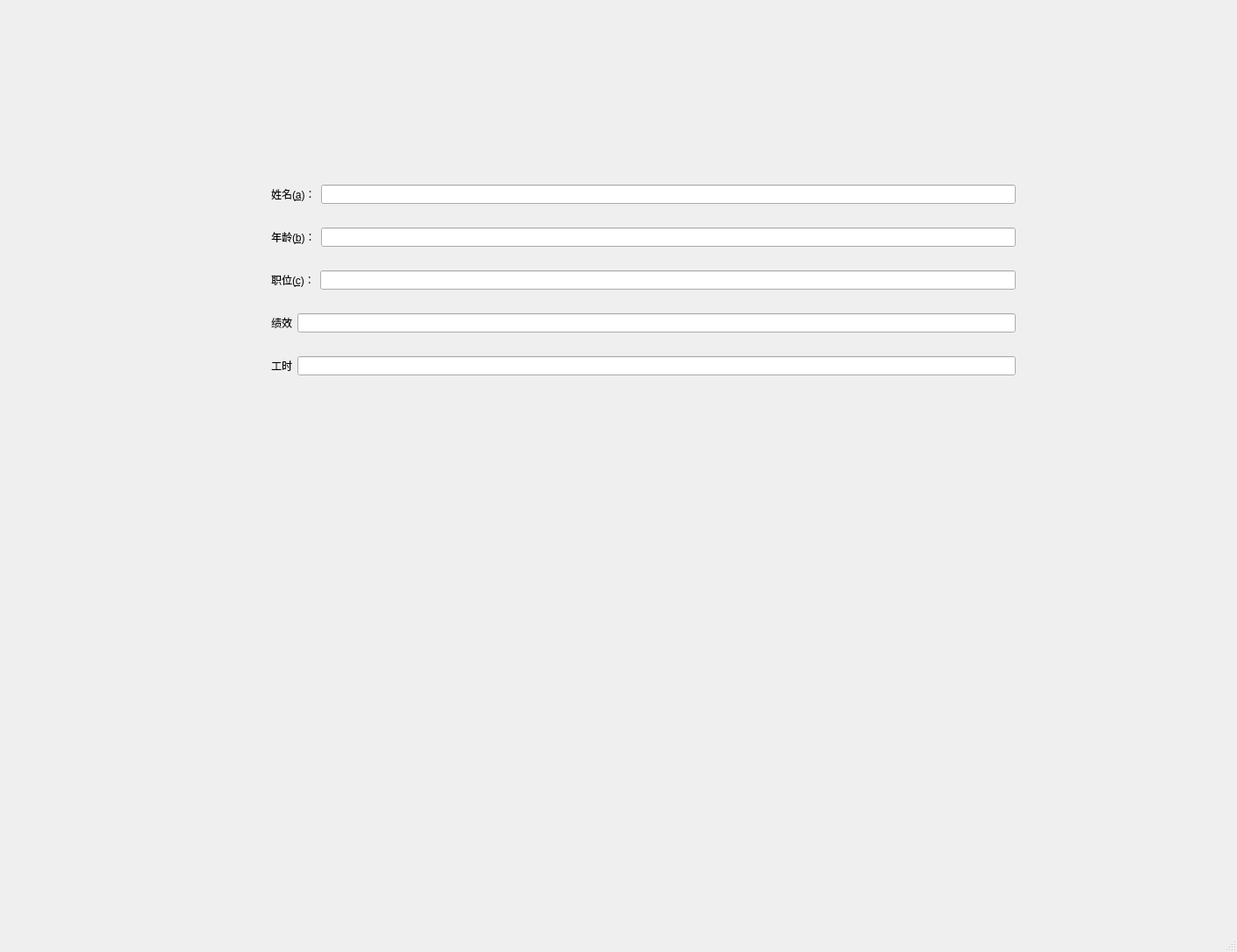
<?xml version="1.0" encoding="UTF-8"?>
<ui version="4.0">
 <class>MainWindow</class>
 <widget class="QMainWindow" name="MainWindow">
  <property name="geometry">
   <rect>
    <x>0</x>
    <y>0</y>
    <width>1414</width>
    <height>1088</height>
   </rect>
  </property>
  <property name="windowTitle">
   <string>MainWindow</string>
  </property>
  <widget class="QWidget" name="centralwidget">
   <widget class="QWidget" name="">
    <property name="geometry">
     <rect>
      <x>310</x>
      <y>190</y>
      <width>851</width>
      <height>261</height>
     </rect>
    </property>
    <layout class="QVBoxLayout" name="verticalLayout">
     <item>
      <layout class="QHBoxLayout" name="horizontalLayout">
       <item>
        <widget class="QLabel" name="label">
         <property name="text">
          <string>姓名(&amp;a)：</string>
         </property>
         <property name="buddy">
          <cstring>lineEdit</cstring>
         </property>
        </widget>
       </item>
       <item>
        <widget class="QLineEdit" name="lineEdit"/>
       </item>
      </layout>
     </item>
     <item>
      <layout class="QHBoxLayout" name="horizontalLayout_3">
       <item>
        <widget class="QLabel" name="label_3">
         <property name="text">
          <string>年龄(&amp;b)：</string>
         </property>
         <property name="buddy">
          <cstring>lineEdit_3</cstring>
         </property>
        </widget>
       </item>
       <item>
        <widget class="QLineEdit" name="lineEdit_3"/>
       </item>
      </layout>
     </item>
     <item>
      <layout class="QHBoxLayout" name="horizontalLayout_2">
       <item>
        <widget class="QLabel" name="label_2">
         <property name="text">
          <string>职位(&amp;c)：</string>
         </property>
         <property name="buddy">
          <cstring>lineEdit_2</cstring>
         </property>
        </widget>
       </item>
       <item>
        <widget class="QLineEdit" name="lineEdit_2"/>
       </item>
      </layout>
     </item>
     <item>
      <layout class="QHBoxLayout" name="horizontalLayout_4">
       <item>
        <widget class="QLabel" name="label_4">
         <property name="text">
          <string>绩效</string>
         </property>
         <property name="buddy">
          <cstring>lineEdit_2</cstring>
         </property>
        </widget>
       </item>
       <item>
        <widget class="QLineEdit" name="lineEdit_4"/>
       </item>
      </layout>
     </item>
     <item>
      <layout class="QHBoxLayout" name="horizontalLayout_5">
       <item>
        <widget class="QLabel" name="label_5">
         <property name="text">
          <string>工时</string>
         </property>
         <property name="buddy">
          <cstring>lineEdit_2</cstring>
         </property>
        </widget>
       </item>
       <item>
        <widget class="QLineEdit" name="lineEdit_5"/>
       </item>
      </layout>
     </item>
    </layout>
   </widget>
  </widget>
  <widget class="QMenuBar" name="menubar">
   <property name="geometry">
    <rect>
     <x>0</x>
     <y>0</y>
     <width>1414</width>
     <height>34</height>
    </rect>
   </property>
  </widget>
  <widget class="QStatusBar" name="statusbar"/>
 </widget>
 <tabstops>
  <tabstop>lineEdit_2</tabstop>
  <tabstop>lineEdit_5</tabstop>
  <tabstop>lineEdit_3</tabstop>
  <tabstop>lineEdit</tabstop>
  <tabstop>lineEdit_4</tabstop>
 </tabstops>
 <resources/>
 <connections/>
</ui>
